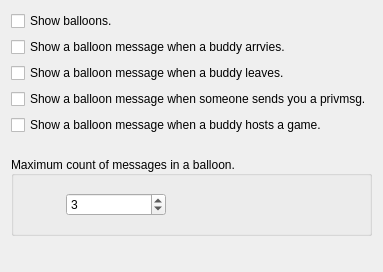
       <widget class="QWidget" name="tab_4">
        <attribute name="title">
         <string>Balloon Messages</string>
        </attribute>
        <layout class="QVBoxLayout" name="verticalLayout_10">
         <item>
          <widget class="QCheckBox" name="cbshowballoons">
           <property name="text">
            <string>Show balloons.</string>
           </property>
          </widget>
         </item>
         <item>
          <widget class="QCheckBox" name="chbbuddyballoonarives">
           <property name="text">
            <string>Show a balloon message when a buddy arrvies.</string>
           </property>
           <property name="checked">
            <bool>false</bool>
           </property>
          </widget>
         </item>
         <item>
          <widget class="QCheckBox" name="chbbuddyballoonleaves">
           <property name="text">
            <string>Show a balloon message when a buddy leaves.</string>
           </property>
           <property name="checked">
            <bool>false</bool>
           </property>
          </widget>
         </item>
         <item>
          <widget class="QCheckBox" name="chbballoonprivmsg">
           <property name="text">
            <string>Show a balloon message when someone sends you a privmsg.</string>
           </property>
           <property name="checked">
            <bool>false</bool>
           </property>
          </widget>
         </item>
         <item>
          <widget class="QCheckBox" name="chbshowbaloonwhenbuddyhosts">
           <property name="text">
            <string>Show a balloon message when a buddy hosts a game.</string>
           </property>
           <property name="checked">
            <bool>false</bool>
           </property>
          </widget>
         </item>
         <item>
          <widget class="QGroupBox" name="groupBox_17">
           <property name="minimumSize">
            <size>
             <width>0</width>
             <height>80</height>
            </size>
           </property>
           <property name="maximumSize">
            <size>
             <width>9999</width>
             <height>50</height>
            </size>
           </property>
           <property name="title">
            <string>Maximum count of messages in a balloon.</string>
           </property>
           <property name="alignment">
            <set>Qt::AlignLeading|Qt::AlignLeft|Qt::AlignVCenter</set>
           </property>
           <layout class="QHBoxLayout" name="horizontalLayout_29">
            <property name="sizeConstraint">
             <enum>QLayout::SetDefaultConstraint</enum>
            </property>
            <property name="leftMargin">
             <number>0</number>
            </property>
            <property name="rightMargin">
             <number>150</number>
            </property>
            <item>
             <widget class="QSpinBox" name="sbmaximumballonmessages">
              <property name="sizePolicy">
               <sizepolicy hsizetype="Expanding" vsizetype="Maximum">
                <horstretch>0</horstretch>
                <verstretch>0</verstretch>
               </sizepolicy>
              </property>
              <property name="maximumSize">
               <size>
                <width>100</width>
                <height>16777215</height>
               </size>
              </property>
              <property name="alignment">
               <set>Qt::AlignLeading|Qt::AlignLeft|Qt::AlignVCenter</set>
              </property>
              <property name="value">
               <number>3</number>
              </property>
             </widget>
            </item>
           </layout>
          </widget>
         </item>
         <item>
          <spacer name="verticalSpacer_2">
           <property name="orientation">
            <enum>Qt::Vertical</enum>
           </property>
           <property name="sizeHint" stdset="0">
            <size>
             <width>20</width>
             <height>40</height>
            </size>
           </property>
          </spacer>
         </item>
        </layout>
       </widget>
